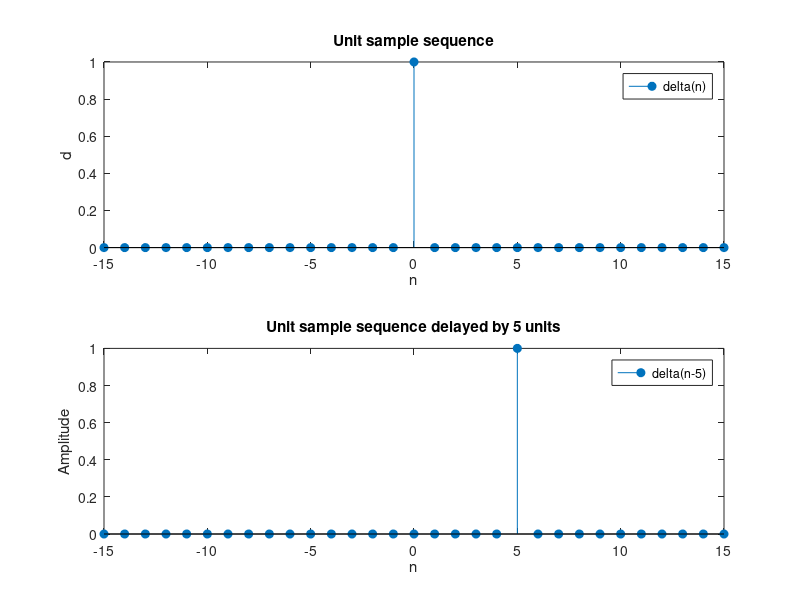

This figure's MATLAB source:
%% Experiment - 1
% Example - 1
clc;
clear;
figure;

n = -15 : 15;  % Discrete time index

%% Unit sample sequence
delta_n = (n == 0);
subplot(211);
stem(n, delta_n, 'filled')
title('Unit sample sequence')
legend("delta(n)")
xlabel('n')
ylabel('d')

%% Delayed Unit sample sequence
DELAY = 5;
delta_n_delay = (n == DELAY);
subplot(212);
stem(n, delta_n_delay, 'filled')
title('Unit sample sequence delayed by 5 units')
legend("delta(n-5)")
xlabel('n')
ylabel('Amplitude')
